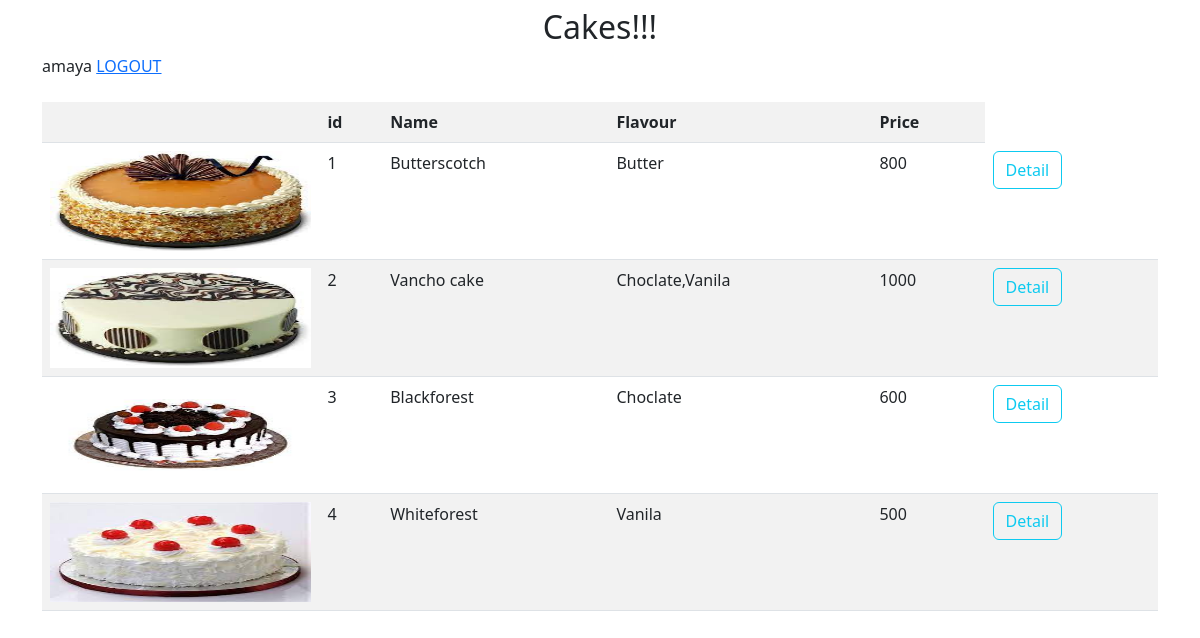
Screenshot of /cake/list/ (signed in) with the database file from the repository.
### myapp/models.py (models this page shows, shortened)
class Cakes(models.Model):
    name=models.CharField(max_length=250)
    flavour=models.CharField(max_length=250)
    price=models.PositiveIntegerField()
    shape=models.CharField(max_length=250)
    weight=models.CharField(max_length=250)
    layer=models.CharField(max_length=250)
    description=models.CharField(max_length=250,default="null")
    pic=models.ImageField(upload_to="images",null=True,blank=True)

### myapp/views.py (the view)
# urls.py: path('cake/list/',views.CakeListView.as_view(),name="cake-list"),
class CakeListView(View):
    def get(self,request,*args,**kwargs):
        qs=Cakes.objects.all()
        return render(request,"cake-list.html",{"cakes":qs})

### myapp/templates/cake-list.html (shortened to what this page needs)
<!DOCTYPE html>
<html lang="en">
<head>
    <link href="https://cdn.jsdelivr.net/npm/bootstrap@5.3.0-alpha1/dist/css/bootstrap.min.css" rel="stylesheet">
</head>
<body>
    <div class="container">
        <h1 class="fs-2 text-center mt-2">Cakes!!!</h1>
        {{request.user}}
        <a href="{%url 'signout'%}">LOGOUT</a>
        <table class="table table-striped mt-4">
        <tr>
            <th></th>
            <th>id</th>
            <th>Name</th>
            <th>Flavour</th>
            <th>Price</th>
        </tr>
        {%for i in cakes%}
        <tr>
            <td>
                {%if i.pic%}
                <img src="{{i.pic.url}}" alt="" width="100%" height="100px">
                {%endif%}
            </td>
            <td>{{forloop.counter}}</td>
            <td>{{i.name}}</td>
            <td>{{i.flavour}}</td>
            <td>{{i.price}}</td>
            <td>
                <a href="{%url 'cake-detail' i.id%}"  class="btn btn-outline-info">Detail</a>
            </td>
        </tr>
        {%endfor%}
    </table>
    </div>
</body>
</html>

### rows the page displays
Cakes: pic (picture), name "Butterscotch", flavour "Butter", price "800"
Cakes: pic (picture), name "Vancho cake", flavour "Choclate,Vanila", price "1000"
Cakes: pic (picture), name "Blackforest", flavour "Choclate", price "600"
Cakes: pic (picture), name "Whiteforest", flavour "Vanila", price "500"

### other values shown
{{ request.user }} "amaya"
